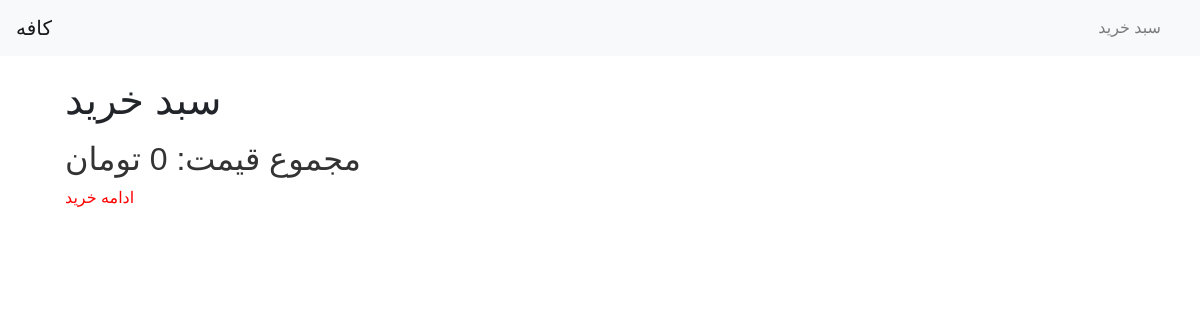
Page /cart/cart/ on the earlier database version.
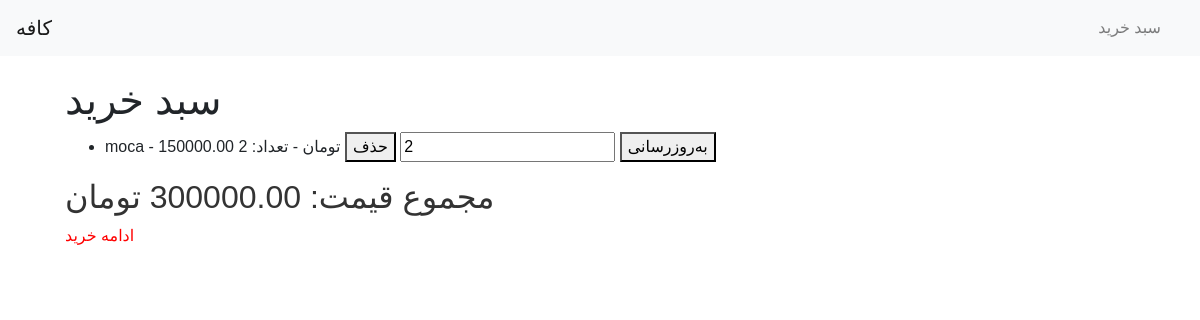
Same page on the later database version.
### cart/models.py (models this page shows, shortened)
class CartItem(models.Model):
    name = models.CharField(max_length=255)
    price = models.DecimalField(max_digits=10, decimal_places=2)
    quantity = models.PositiveIntegerField(default=1)

### cart/views.py (the view)
# urls.py: path('cart/', views.cart_summary, name='cart'),
def cart_summary(request):
    cart_items = CartItem.objects.all()  # یا منطق مناسب برای دریافت اقلام سبد خرید
    total_price = sum(item.price * item.quantity for item in cart_items)
    context = {
        'cart_items': cart_items,
        'total_price': total_price,
    }
    return render(request, 'cart/cart_summary.html', context)  # اطمینان حاصل کنید که نام قالب درست است

### cart/templates/cart/cart_summary.html (shortened to what this page needs)
{% extends 'product/base.html' %}
{% block content %}
<h1>سبد خرید</h1>
<ul>
    {% for item in cart_items %}
        <li>
            {{ item.name }} - {{ item.price }} تومان - تعداد: {{ item.quantity }}
            <form action="{% url 'cart_delete' %}" method="post" style="display:inline;">
                <button type="submit">حذف</button>
            </form>
            <form action="{% url 'cart_update' %}" method="post" style="display:inline;">
                <input type="number" name="quantity" value="{{ item.quantity }}" min="1">
                <button type="submit">به‌روزرسانی</button>
            </form>
        </li>
    {% endfor %}
</ul>
<h2>مجموع قیمت: {{ total_price }} تومان</h2>
<a href="{% url 'menu' %}">ادامه خرید</a>
{% endblock %}

Differences in the rows shown:
added CartItem: name "moca", price "150000.00", quantity "2"
